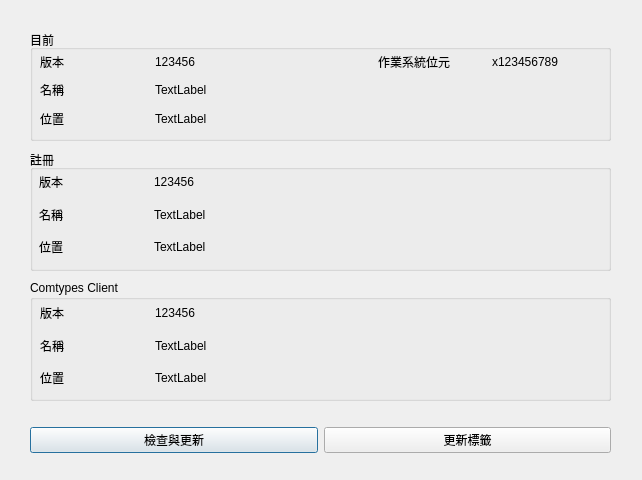
<?xml version="1.0" encoding="UTF-8"?>
<ui version="4.0">
 <class>Dialog</class>
 <widget class="QDialog" name="Dialog">
  <property name="geometry">
   <rect>
    <x>0</x>
    <y>0</y>
    <width>642</width>
    <height>480</height>
   </rect>
  </property>
  <property name="windowTitle">
   <string>群益SKCOM工具</string>
  </property>
  <widget class="QGroupBox" name="groupBox">
   <property name="geometry">
    <rect>
     <x>30</x>
     <y>150</y>
     <width>581</width>
     <height>121</height>
    </rect>
   </property>
   <property name="title">
    <string>註冊</string>
   </property>
   <widget class="QWidget" name="formLayoutWidget">
    <property name="geometry">
     <rect>
      <x>9</x>
      <y>19</y>
      <width>561</width>
      <height>91</height>
     </rect>
    </property>
    <layout class="QGridLayout" name="gridLayout">
     <item row="0" column="0">
      <widget class="QLabel" name="label_2">
       <property name="sizePolicy">
        <sizepolicy hsizetype="Preferred" vsizetype="Preferred">
         <horstretch>1</horstretch>
         <verstretch>0</verstretch>
        </sizepolicy>
       </property>
       <property name="text">
        <string>版本</string>
       </property>
      </widget>
     </item>
     <item row="1" column="0">
      <widget class="QLabel" name="label_5">
       <property name="text">
        <string>名稱</string>
       </property>
      </widget>
     </item>
     <item row="2" column="0">
      <widget class="QLabel" name="label_6">
       <property name="text">
        <string>位置</string>
       </property>
      </widget>
     </item>
     <item row="0" column="1">
      <widget class="QLabel" name="regVersion">
       <property name="sizePolicy">
        <sizepolicy hsizetype="Preferred" vsizetype="Preferred">
         <horstretch>2</horstretch>
         <verstretch>0</verstretch>
        </sizepolicy>
       </property>
       <property name="text">
        <string>123456</string>
       </property>
      </widget>
     </item>
     <item row="0" column="2">
      <widget class="QLabel" name="label">
       <property name="sizePolicy">
        <sizepolicy hsizetype="Preferred" vsizetype="Preferred">
         <horstretch>1</horstretch>
         <verstretch>0</verstretch>
        </sizepolicy>
       </property>
       <property name="text">
        <string/>
       </property>
      </widget>
     </item>
     <item row="0" column="3">
      <widget class="QLabel" name="label_11">
       <property name="sizePolicy">
        <sizepolicy hsizetype="Preferred" vsizetype="Preferred">
         <horstretch>1</horstretch>
         <verstretch>0</verstretch>
        </sizepolicy>
       </property>
       <property name="text">
        <string/>
       </property>
      </widget>
     </item>
     <item row="1" column="1">
      <widget class="QLabel" name="regVersionName">
       <property name="text">
        <string>TextLabel</string>
       </property>
      </widget>
     </item>
     <item row="2" column="1" colspan="3">
      <widget class="QLabel" name="regVersionPath">
       <property name="text">
        <string>TextLabel</string>
       </property>
      </widget>
     </item>
    </layout>
   </widget>
  </widget>
  <widget class="QGroupBox" name="groupBox_2">
   <property name="geometry">
    <rect>
     <x>30</x>
     <y>280</y>
     <width>581</width>
     <height>121</height>
    </rect>
   </property>
   <property name="title">
    <string>Comtypes Client</string>
   </property>
   <widget class="QWidget" name="gridLayoutWidget">
    <property name="geometry">
     <rect>
      <x>10</x>
      <y>20</y>
      <width>561</width>
      <height>91</height>
     </rect>
    </property>
    <layout class="QGridLayout" name="gridLayout_2">
     <item row="0" column="0">
      <widget class="QLabel" name="label_12">
       <property name="sizePolicy">
        <sizepolicy hsizetype="Preferred" vsizetype="Preferred">
         <horstretch>1</horstretch>
         <verstretch>0</verstretch>
        </sizepolicy>
       </property>
       <property name="text">
        <string>版本</string>
       </property>
      </widget>
     </item>
     <item row="2" column="0">
      <widget class="QLabel" name="label_10">
       <property name="text">
        <string>位置</string>
       </property>
      </widget>
     </item>
     <item row="1" column="0">
      <widget class="QLabel" name="label_9">
       <property name="text">
        <string>名稱</string>
       </property>
      </widget>
     </item>
     <item row="0" column="2">
      <widget class="QLabel" name="label_13">
       <property name="sizePolicy">
        <sizepolicy hsizetype="Preferred" vsizetype="Preferred">
         <horstretch>1</horstretch>
         <verstretch>0</verstretch>
        </sizepolicy>
       </property>
       <property name="text">
        <string/>
       </property>
      </widget>
     </item>
     <item row="0" column="1">
      <widget class="QLabel" name="moduleVersion">
       <property name="sizePolicy">
        <sizepolicy hsizetype="Preferred" vsizetype="Preferred">
         <horstretch>2</horstretch>
         <verstretch>0</verstretch>
        </sizepolicy>
       </property>
       <property name="text">
        <string>123456</string>
       </property>
      </widget>
     </item>
     <item row="0" column="3">
      <widget class="QLabel" name="label_14">
       <property name="sizePolicy">
        <sizepolicy hsizetype="Preferred" vsizetype="Preferred">
         <horstretch>1</horstretch>
         <verstretch>0</verstretch>
        </sizepolicy>
       </property>
       <property name="text">
        <string/>
       </property>
      </widget>
     </item>
     <item row="1" column="1">
      <widget class="QLabel" name="moduleVersionName">
       <property name="text">
        <string>TextLabel</string>
       </property>
      </widget>
     </item>
     <item row="2" column="1" colspan="3">
      <widget class="QLabel" name="moduleVersionPath">
       <property name="text">
        <string>TextLabel</string>
       </property>
      </widget>
     </item>
    </layout>
   </widget>
  </widget>
  <widget class="QGroupBox" name="groupBox_3">
   <property name="geometry">
    <rect>
     <x>30</x>
     <y>30</y>
     <width>581</width>
     <height>111</height>
    </rect>
   </property>
   <property name="title">
    <string>目前</string>
   </property>
   <widget class="QWidget" name="gridLayoutWidget_2">
    <property name="geometry">
     <rect>
      <x>10</x>
      <y>20</y>
      <width>561</width>
      <height>80</height>
     </rect>
    </property>
    <layout class="QGridLayout" name="gridLayout_3">
     <item row="2" column="0">
      <widget class="QLabel" name="label_8">
       <property name="text">
        <string>位置</string>
       </property>
      </widget>
     </item>
     <item row="0" column="1">
      <widget class="QLabel" name="lastestVersion">
       <property name="sizePolicy">
        <sizepolicy hsizetype="Preferred" vsizetype="Preferred">
         <horstretch>2</horstretch>
         <verstretch>0</verstretch>
        </sizepolicy>
       </property>
       <property name="text">
        <string>123456</string>
       </property>
      </widget>
     </item>
     <item row="1" column="0">
      <widget class="QLabel" name="label_7">
       <property name="text">
        <string>名稱</string>
       </property>
      </widget>
     </item>
     <item row="0" column="2">
      <widget class="QLabel" name="label_4">
       <property name="sizePolicy">
        <sizepolicy hsizetype="Preferred" vsizetype="Preferred">
         <horstretch>1</horstretch>
         <verstretch>0</verstretch>
        </sizepolicy>
       </property>
       <property name="text">
        <string>作業系統位元</string>
       </property>
      </widget>
     </item>
     <item row="1" column="1">
      <widget class="QLabel" name="lastestVersionName">
       <property name="text">
        <string>TextLabel</string>
       </property>
      </widget>
     </item>
     <item row="0" column="0">
      <widget class="QLabel" name="label_3">
       <property name="sizePolicy">
        <sizepolicy hsizetype="Preferred" vsizetype="Preferred">
         <horstretch>1</horstretch>
         <verstretch>0</verstretch>
        </sizepolicy>
       </property>
       <property name="text">
        <string>版本</string>
       </property>
      </widget>
     </item>
     <item row="0" column="3">
      <widget class="QLabel" name="OSBit">
       <property name="sizePolicy">
        <sizepolicy hsizetype="Preferred" vsizetype="Preferred">
         <horstretch>1</horstretch>
         <verstretch>0</verstretch>
        </sizepolicy>
       </property>
       <property name="text">
        <string>x123456789</string>
       </property>
      </widget>
     </item>
     <item row="2" column="1" colspan="3">
      <widget class="QLabel" name="lastestVersionPath">
       <property name="text">
        <string>TextLabel</string>
       </property>
      </widget>
     </item>
    </layout>
   </widget>
  </widget>
  <widget class="QWidget" name="horizontalLayoutWidget">
   <property name="geometry">
    <rect>
     <x>30</x>
     <y>420</y>
     <width>581</width>
     <height>41</height>
    </rect>
   </property>
   <layout class="QHBoxLayout" name="horizontalLayout">
    <item>
     <widget class="QPushButton" name="Check">
      <property name="text">
       <string>檢查與更新</string>
      </property>
     </widget>
    </item>
    <item>
     <widget class="QPushButton" name="Refresh">
      <property name="text">
       <string>更新標籤</string>
      </property>
     </widget>
    </item>
   </layout>
  </widget>
 </widget>
 <resources/>
 <connections/>
</ui>
